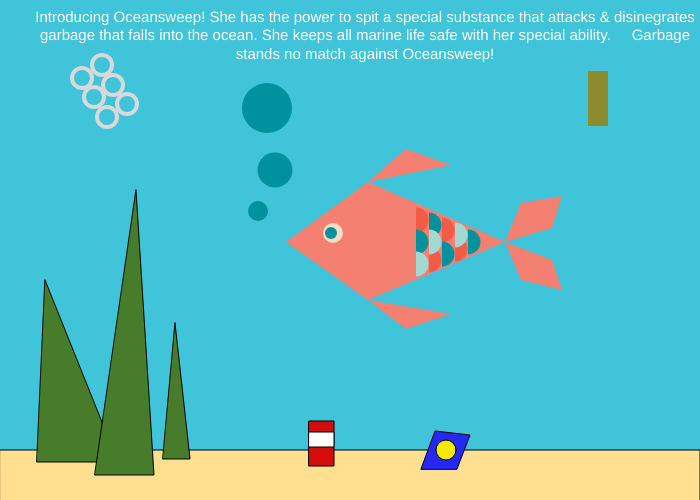
Frame 1 (no input)
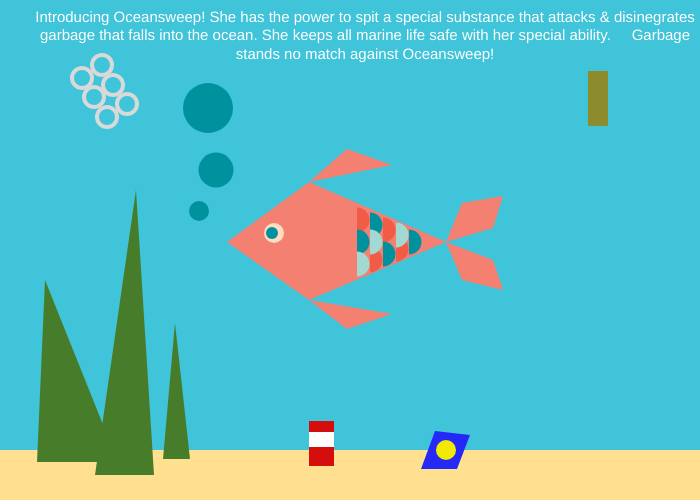
Frame 60 (no input)
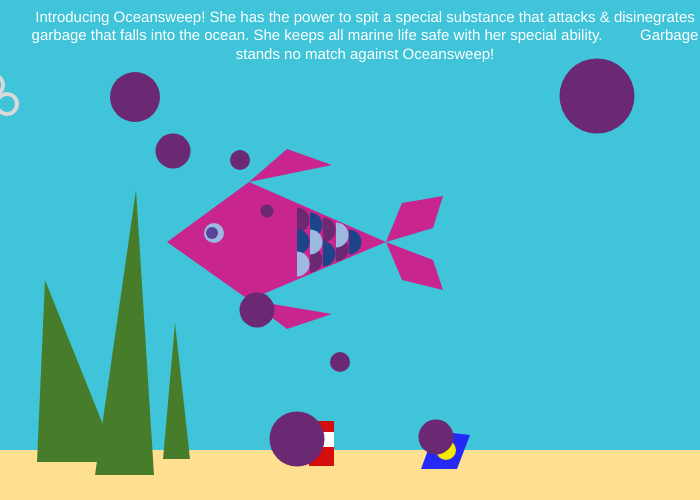
Frame 120 (the mouse pressed at the canvas centre since frame 60)

The p5.js sketch that drew these frames (run headless with seeded random() and noise() and a simulated clock; from frame 60 on, the mouse is pressed at the canvas centre):

// p5.js sketch
// ── sketch.js
var x = 0 ;

function setup() {
  // put setup code here
  createCanvas(700, 500);
}


function draw() {
  background("#3fc4d9");
  fill(0);
  x-- ;

  if (mouseIsPressed) {
    // this is where the pressed shapes go

    push();
    translate(x, 0) ;
    makePressedFish();
    pop() ;


    //bubbles
    noStroke();

    fill("#6b2873");
    ellipse(267, 211, 13, 13); //bubble 0

    fill("#6b2873");
    ellipse(240, 160, 20, 20); //bubble 1

    fill("#6b2873");
    ellipse(173, 151, 35, 35); //bubble 2

    fill("#6b2873");
    ellipse(135, 97, 50, 50); //bubble 3

    fill("#6b2873");
    ellipse(257, 310, 35, 35); //bubble 4

    fill("#6b2873");
    ellipse(597, 96, 75, 75); //bubble 7


    //enviornment

    fill("#ffe091");
    rect(0, 450, 700, 55); //sand

    fill("#477d2a");
    triangle(37, 462, 118, 462, 45, 280); //seaweed1

    fill("#477d2a");
    triangle(95, 475, 154, 475, 136, 190); //seaweed2

    fill("#477d2a");
    triangle(163, 459, 190, 459, 175, 323); //seaweed3

    fill("#d60d0d");
    rect(309, 421, 25, 45); //can

    fill(255);
    rect(309, 432, 25, 15); //can label

    fill("#2529f7");
    quad(421, 469, 435, 431, 470, 435, 457, 469); //chip bag

    fill("#f2ea00");
    ellipse(446, 450, 20, 20); //logo on chip bag


    //bubbles continued...
    fill("#6b2873");
    ellipse(297, 439, 55, 55); //bubble 5

    fill("#6b2873");
    ellipse(436, 437, 35, 35); //bubble 5

    fill("#6b2873");
    ellipse(340, 362, 20, 20); //bubble 6

    //text
    textSize(15);
    textAlign(CENTER);
    fill(255);
    text('Introducing Oceansweep! She has the power to spit a special substance that attacks & disinegrates \
        garbage that falls into the ocean. She keeps all marine life safe with her special ability. \
        Garbage stands no match against Oceansweep!', 20, 10, 690, 500);



  } else {
    // this is where unpressed shapes go, build character first

    push();
    translate(x, 0) ;
    makeFish();
    pop();

    //enviornment

    fill("#ffe091");
    rect(0, 450, 700, 55); //sand

    fill("#477d2a");
    triangle(37, 462, 118, 462, 45, 280); //seaweed1

    fill("#477d2a");
    triangle(95, 475, 154, 475, 136, 190); //seaweed2

    fill("#477d2a");
    triangle(163, 459, 190, 459, 175, 323); //seaweed3

    fill("#d60d0d");
    rect(309, 421, 25, 45); //can

    fill(255);
    rect(309, 432, 25, 15); //can label

    fill("#2529f7");
    quad(421, 469, 435, 431, 470, 435, 457, 469); //chip bag

    fill("#f2ea00");
    ellipse(446, 450, 20, 20); //logo on chip bag

    strokeWeight(4);
    stroke("#d9d9d9");
    fill("#3fc4d9");
    ellipse(82, 78, 20, 20); //6pack plastic 1

    strokeWeight(4);
    stroke("#d9d9d9");
    fill("#3fc4d9");
    ellipse(102, 65, 20, 20); //6pack plastic 2

    strokeWeight(4);
    stroke("#d9d9d9");
    fill("#3fc4d9");
    ellipse(94, 97, 20, 20); //6pack plastic 3

    strokeWeight(4);
    stroke("#d9d9d9");
    fill("#3fc4d9");
    ellipse(113, 85, 20, 20); //6pack plastic 4

    strokeWeight(4);
    stroke("#d9d9d9");
    fill("#3fc4d9");
    ellipse(107, 117, 20, 20); //6pack plastic 5

    strokeWeight(4);
    stroke("#d9d9d9");
    fill("#3fc4d9");
    ellipse(127, 104, 20, 20); //6pack plastic 6

    noStroke();
    fill("#8c8c2e");
    rect(588, 71, 20, 55); //garbage

    //text
    textSize(15);
    textAlign(CENTER);
    fill(255);
    text('Introducing Oceansweep! She has the power to spit a special substance that attacks & disinegrates \
    garbage that falls into the ocean. She keeps all marine life safe with her special ability. \
    Garbage stands no match against Oceansweep!', 20, 10, 690, 500);
  }

}

function mouseReleased() {
  console.log(mouseX + ', ' + mouseY);
}

function makePressedFish() {
  noStroke();
  fill("#c9258f");
  quad(287, 242, 369, 182, 506, 242, 369, 300); //body
  quad(506, 242, 522, 203, 563, 196, 553, 228); //backfin top
  quad(506, 242, 522, 280, 563, 290, 553, 260); //backfin bottom
  triangle(369, 182, 407, 149, 452, 165); //fin top
  triangle(369, 300, 407, 329, 452, 314); //fin bottom

  fill("#9abae2");
  ellipse(334, 233, 20, 20); //eye
  fill("#5a449b");
  ellipse(332, 233, 12, 12); //eye

  //scale set 1
  fill("#6b2873");
  arc(417, 220, 25, 25, PI + PI / 2, PI / 2, OPEN); //scale1
  fill("#1d4489");
  arc(417, 242, 25, 25, PI + PI / 2, PI / 2, OPEN); //scale2
  fill("#9abae2");
  arc(417, 264, 25, 25, PI + PI / 2, PI / 2, OPEN); //scale3

  //scale set 2
  fill("#1d4489");
  arc(430, 225, 25, 25, PI + PI / 2, PI / 2, OPEN); //scale1
  fill("#6b2873");
  arc(430, 260, 25, 25, PI + PI / 2, PI / 2, OPEN); //scale3
  fill("#9abae2");
  arc(430, 242, 25, 25, PI + PI / 2, PI / 2, OPEN); //scale2

  //scale set 3
  fill("#6b2873");
  arc(443, 230, 25, 25, PI + PI / 2, PI / 2, OPEN); //scale1
  fill("#1d4489");
  arc(443, 254, 25, 25, PI + PI / 2, PI / 2, OPEN); //scale2

  //scale set 4
  fill("#6b2873");
  arc(456, 249, 25, 25, PI + PI / 2, PI / 2, OPEN); //scale2
  fill("#9abae2");
  arc(456, 235, 25, 25, PI + PI / 2, PI / 2, OPEN); //scale1

  //scale set 5
  fill("#1d4489");
  arc(469, 242, 25, 25, PI + PI / 2, PI / 2, OPEN); //scale1


  strokeWeight(4);
  stroke("#d9d9d9");
  fill("#3fc4d9");
  ellipse(82, 78, 20, 20); //6pack plastic 1

  strokeWeight(4);
  stroke("#d9d9d9");
  fill("#3fc4d9");
  ellipse(102, 65, 20, 20); //6pack plastic 2

  strokeWeight(4);
  stroke("#d9d9d9");
  fill("#3fc4d9");
  ellipse(94, 97, 20, 20); //6pack plastic 3

  strokeWeight(4);
  stroke("#d9d9d9");
  fill("#3fc4d9");
  ellipse(113, 85, 20, 20); //6pack plastic 4

  strokeWeight(4);
  stroke("#d9d9d9");
  fill("#3fc4d9");
  ellipse(107, 117, 20, 20); //6pack plastic 5

  strokeWeight(4);
  stroke("#d9d9d9");
  fill("#3fc4d9");
  ellipse(127, 104, 20, 20); //6pack plastic 6

}

function makeFish() {
  //fish

  noStroke();
  fill("#f48072");
  quad(287, 242, 369, 182, 506, 242, 369, 300); //body
  quad(506, 242, 522, 203, 563, 196, 553, 228); //backfin top
  quad(506, 242, 522, 280, 563, 290, 553, 260); //backfin bottom
  triangle(369, 182, 407, 149, 452, 165); //fin top
  triangle(369, 300, 407, 329, 452, 314); //fin bottom

  fill("#fedbc1");
  ellipse(334, 233, 20, 20); //eye
  fill("#00919e");
  ellipse(332, 233, 12, 12); //eye

  //scale set 1
  fill("#f15c47");
  arc(417, 220, 25, 25, PI + PI / 2, PI / 2, OPEN); //scale1
  fill("#00919e");
  arc(417, 242, 25, 25, PI + PI / 2, PI / 2, OPEN); //scale2
  fill("#a2d9d3");
  arc(417, 264, 25, 25, PI + PI / 2, PI / 2, OPEN); //scale3

  //scale set 2
  fill("#00919e");
  arc(430, 225, 25, 25, PI + PI / 2, PI / 2, OPEN); //scale1
  fill("#f15c47");
  arc(430, 260, 25, 25, PI + PI / 2, PI / 2, OPEN); //scale3
  fill("#a2d9d3");
  arc(430, 242, 25, 25, PI + PI / 2, PI / 2, OPEN); //scale2

  //scale set 3
  fill("#f15c47");
  arc(443, 230, 25, 25, PI + PI / 2, PI / 2, OPEN); //scale1
  fill("#00919e");
  arc(443, 254, 25, 25, PI + PI / 2, PI / 2, OPEN); //scale2

  //scale set 4
  fill("#f15c47");
  arc(456, 249, 25, 25, PI + PI / 2, PI / 2, OPEN); //scale2
  fill("#a2d9d3");
  arc(456, 235, 25, 25, PI + PI / 2, PI / 2, OPEN); //scale1

  //scale set 5
  fill("#00919e");
  arc(469, 242, 25, 25, PI + PI / 2, PI / 2, OPEN); //scale1


  fill("#00919e");
  ellipse(259, 211, 20, 20); //bubble 1

  fill("#00919e");
  ellipse(276, 170, 35, 35); //bubble 2

  fill("#00919e");
  ellipse(268, 108, 50, 50); //bubble 2

}
